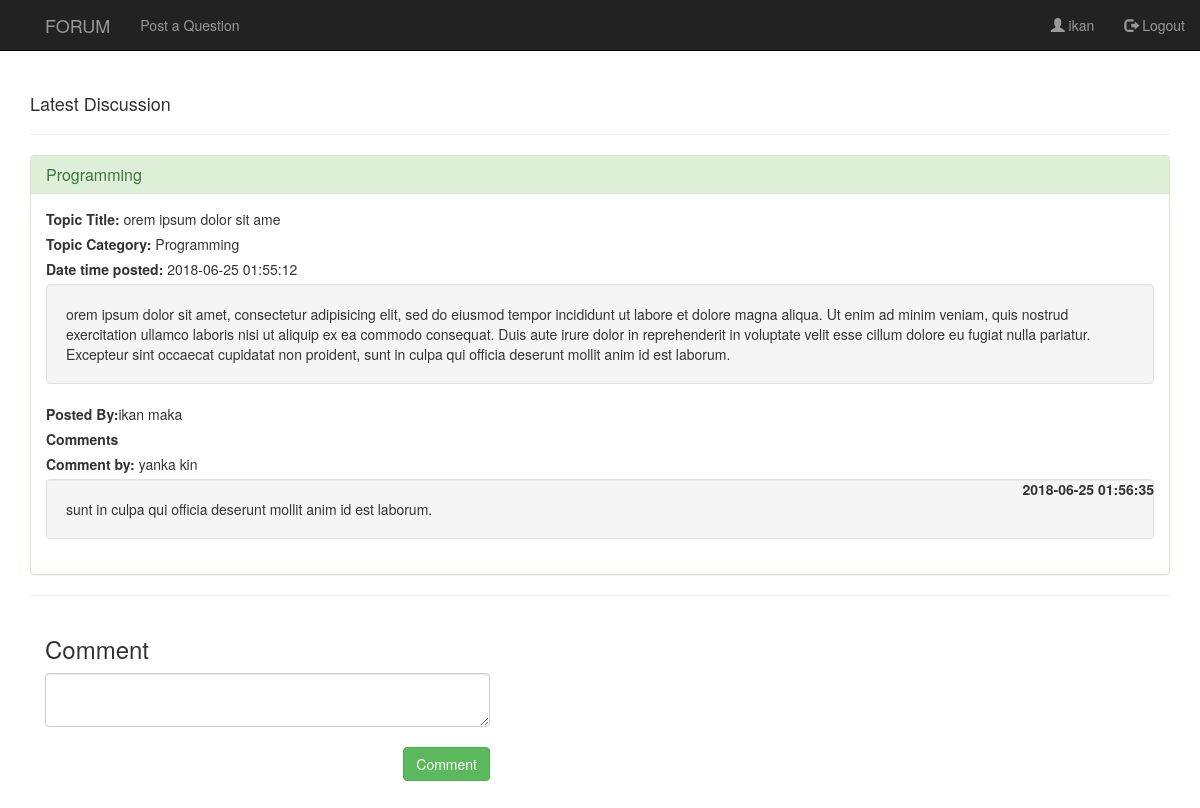
The app's page /pages/content.php?post_id=1 (signed in) with its own data.
### tables this page shows
CREATE TABLE `tbluser` (
  `user_Id` int(11) NOT NULL,
  `fname` varchar(255) DEFAULT NULL,
  `lname` varchar(255) DEFAULT NULL,
  `gender` varchar(255) DEFAULT NULL
);

CREATE TABLE `tblpost` (
  `post_Id` int(11) NOT NULL,
  `title` varchar(255) DEFAULT NULL,
  `content` text,
  `datetime` datetime DEFAULT NULL,
  `cat_id` int(12) DEFAULT NULL,
  `user_Id` int(12) DEFAULT NULL
);

CREATE TABLE `category` (
  `cat_id` int(12) NOT NULL,
  `category` varchar(200) DEFAULT NULL
);

CREATE TABLE `tblcomment` (
  `comment_Id` int(11) NOT NULL,
  `comment` varchar(255) DEFAULT NULL,
  `post_Id` int(11) DEFAULT NULL,
  `datetime` datetime DEFAULT NULL,
  `user_Id` int(12) DEFAULT NULL
);

### pages/content.php (the view, shortened to what this page needs)
<?php
$username=$_SESSION['username'];
?>
<html>
<head>
	<link rel="stylesheet" type="text/css" href="../css/global.css">
	<link rel="stylesheet" type="text/css" href="../css/bootstrap.css">
	<link rel="stylesheet" type="text/css" href="../css/bootstrap.min.css">
    <link href="//netdna.bootstrapcdn.com/font-awesome/4.0.3/css/font-awesome.css" rel="stylesheet">
</head>
<body>
    <nav class="navbar navbar-inverse navbar-fixed-top">
        <div class="container">
            <div class="navbar-header page-scroll">
                <a class="navbar-brand page-scroll" href="home.php"></a>
            </div>
            <div class="navbar-header">
                <a class="navbar-brand" href="home.php">FORUM</a>
            </div>
            <div class="collapse navbar-collapse">
                <ul class="nav navbar-nav navbar-left">
                    <li><a href="#quest"> Post a Question</a></li>
                </ul>
     				 <ul class="nav navbar-nav navbar-right">
				 <ul class="nav navbar-nav navbar-right">
                         <li><a href="#" ><span class="glyphicon glyphicon-user"></span> <?php echo $username;?></a></li>
                        <li ><a href="logout.php"><span class="glyphicon glyphicon-log-out"></span> Logout</a></li>
                </ul>
            </div>
        </div>
    </nav>
    <div class="container" style="margin:7% auto;">
    	<h4>Latest Discussion</h4>
    	<hr>
         <div class="panel panel-success">
                <div class="panel-heading">
                    <h3 class="panel-title">Programming</h3>
                </div>
                 <div class="panel-body">
                            <?php
                include "../functions/db.php";
                     $id = $_GET['post_id'];
                $sql = mysqli_query($con,"SELECT * from tblpost as tp join category as c on tp.cat_id=c.cat_id where tp.post_Id='$id' ");
                if($sql==true){
                  while($row=mysqli_fetch_assoc($sql)){
                    extract($row);
                    if($user_Id==9){
                       echo "<label>Topic Title: </label> ".$title."<br>";
                       echo "<label>Topic Category: </label> ".$category."<br>";
                       echo "<label>Date time posted: </label> ".$datetime;
                       echo "<p class='well'>".$content."</p>";
                       echo "<label>Posted By: </label> Admin";
                    }
                    else{
                      $sel = mysqli_query($con,"SELECT * from tbluser where user_Id='$user_Id' ");
                      while($row=mysqli_fetch_assoc($sel)){
                        extract($row);
                        echo "<label>Topic Title: </label> ".$title."<br>";
                       echo "<label>Topic Category: </label> ".$category."<br>";
                       echo "<label>Date time posted: </label> ".$datetime;
                       echo "<p class='well'>".$content."</p>";
                       echo '<label>Posted By: </label>'.$fname.' '.$lname;
                      }
                    }
                }
                }
              ?>
              <br><label>Comments</label><br>
              <div id="comments">
              <?php
              $postid= $_GET['post_id'];
              $sql = mysqli_query($con,"SELECT * from tblcomment as c join tbluser as u on c.user_Id=u.user_Id where post_Id='$postid' order by datetime");
              $num = mysqli_num_rows($sql);
              if($num>0){
              while($row=mysqli_fetch_assoc($sql)){
                    echo "<label>Comment by: </label> ".$row['fname']." ".$row['lname']."<br>";
                     echo '<label class="pull-right">'.$row['datetime'].'</label>';
                     echo "<p class='well'>".$row['comment']."</p>";
              }
            }
              ?>
            </div>
              </div>
          </div>
          <hr>
            <div class="col-sm-5 col-md-5 sidebar">
          <h3>Comment</h3>
          <form method="POST">
            <textarea type="text" class="form-control" id="commenttxt"></textarea><br>
            <input type="submit" id="save" class="btn btn-success pull-right" value="Comment">
          </form>
        </div>
    </div>
</body>
</html>

### css/global.css (style rules this page uses)
body { background-color: #eee; }

### records on screen
tblpost: title "orem ipsum dolor sit ame", datetime "2018-06-25 01:55:12", content "orem ipsum dolor sit amet, consectetur adipisicing elit, sed do eiusmod tempor incididunt ut labore et dolore magna aliqua. Ut enim ad minim veniam, quis nostrud exercitation ullamco laboris nisi ut aliquip ex ea commodo consequat. Duis aute irure dolor in reprehenderit in voluptate velit esse cillum dolore eu fugiat nulla pariatur. Excepteur sint occaecat cupidatat non proident, sunt in culpa qui officia deserunt mollit anim id est laborum."
tbluser: fname "ikan", lname "maka"
category: category "Programming"
tblcomment: user_Id.fname "yanka", user_Id.lname "kin", datetime "2018-06-25 01:56:35", comment "sunt in culpa qui officia deserunt mollit anim id est laborum."

### other values on screen
$username "ikan"
